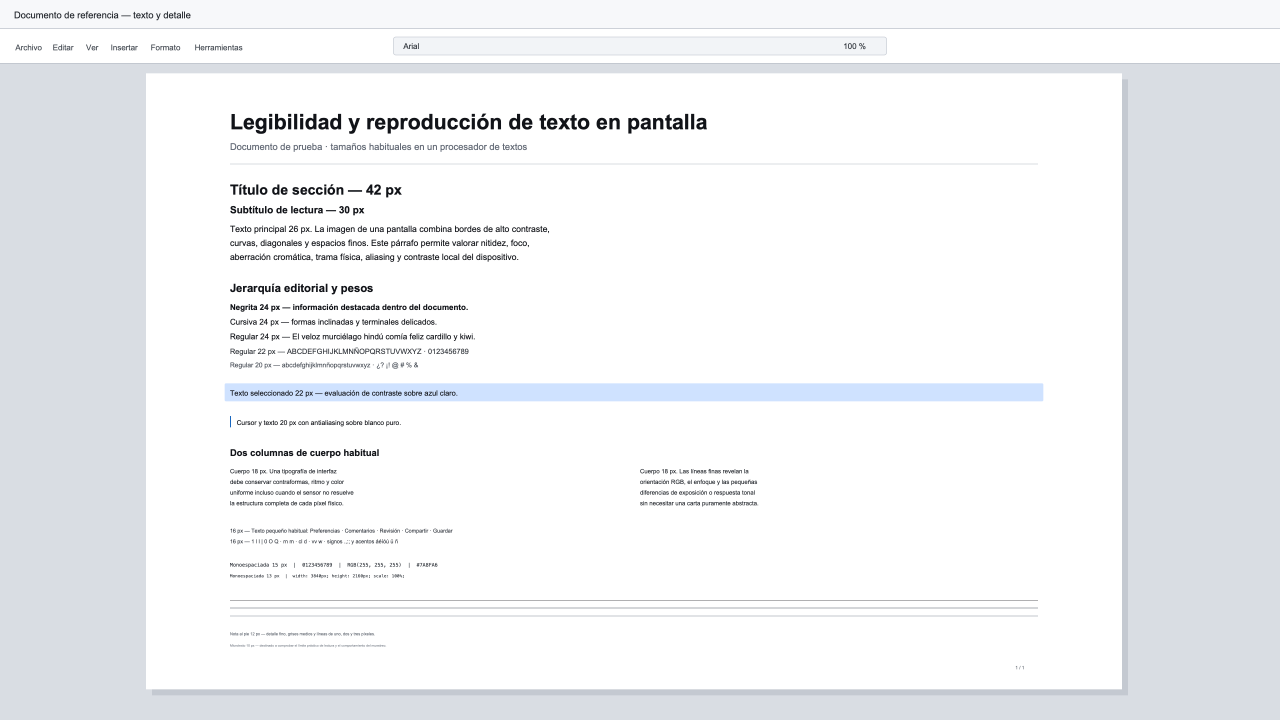
#> input picture apps/screen-desktop/assets/editorial-text-reference.png, 3840 x 2160 px (shown at 1/3 size)
$ python prototype_emissive_bloom.py ../apps/screen-desktop/assets/editorial-text-reference.png out
#> lines starting #> are read from the running program, lines starting #| are printed output that depends on the picture
#!/usr/bin/env python3
"""Fast presentation-only bloom study over an already rendered no-glow frame."""

from __future__ import annotations

import argparse
from pathlib import Path

import numpy as np
from PIL import Image, ImageFilter


def smoothstep(edge0: float, edge1: float, value: np.ndarray) -> np.ndarray:
    normalized = np.clip((value - edge0) / (edge1 - edge0), 0.0, 1.0)
    return normalized * normalized * (3.0 - 2.0 * normalized)


def linearize_srgb(value: np.ndarray) -> np.ndarray:
    return np.where(value <= 0.04045, value / 12.92, ((value + 0.055) / 1.055) ** 2.4)


def encode_srgb(value: np.ndarray) -> np.ndarray:
    value = np.clip(value, 0.0, 1.0)
    return np.where(value <= 0.0031308, value * 12.92, 1.055 * value ** (1.0 / 2.4) - 0.055)


def blur_rgb(linear_rgb: np.ndarray, radius: float) -> np.ndarray:
    encoded = Image.fromarray(
        np.round(np.clip(linear_rgb, 0.0, 1.0) * 255.0).astype(np.uint8), "RGB"
    )
    blurred = encoded.filter(ImageFilter.GaussianBlur(radius=radius))
    return np.asarray(blurred, dtype=np.float32) / 255.0


def main() -> None:
    parser = argparse.ArgumentParser()
    parser.add_argument("input", type=Path)
    parser.add_argument("output_dir", type=Path)
    parser.add_argument("--max-dimension", type=int, default=1600)
    args = parser.parse_args()

    image = Image.open(args.input).convert("RGB")
    scale = min(1.0, args.max_dimension / max(image.size))
#> scale = 0.417
    if scale < 1.0:
        image = image.resize(
            (round(image.width * scale), round(image.height * scale)),
            Image.Resampling.LANCZOS,
        )
#> image: PIL image 1600x900 RGB
    srgb = np.asarray(image, dtype=np.float32) / 255.0
    linear = linearize_srgb(srgb)
#> in linearize_srgb, `return np.where(value <= 0.04045, value / 12.92, ((value + 0.055) / 1...`:
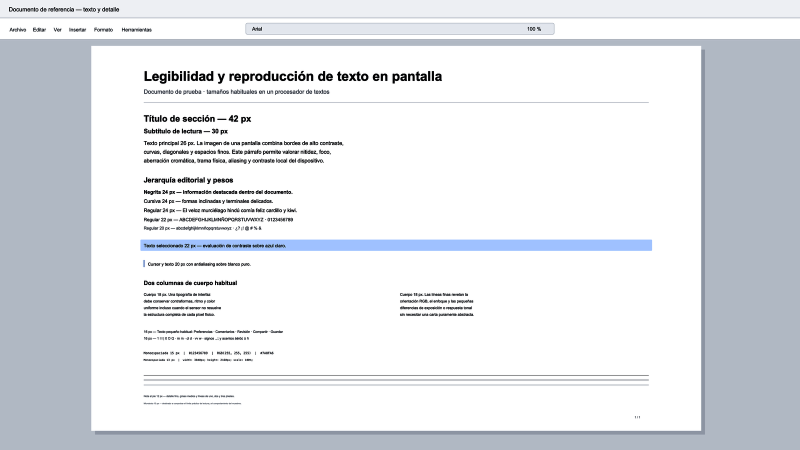
#> returned value: shape (900, 1600, 3) float32 (shown at 1/2 size); mean of channels 0, 1, 2 0.889, 0.902, 0.912; drawn as R, G, B
    luminance = linear @ np.array([0.2126, 0.7152, 0.0722], dtype=np.float32)
    key = smoothstep(0.35, 0.75, luminance)[..., None]
#> in smoothstep, `normalized = np.clip((value - edge0) / (edge1 - edge0), 0.0, 1.0)`:
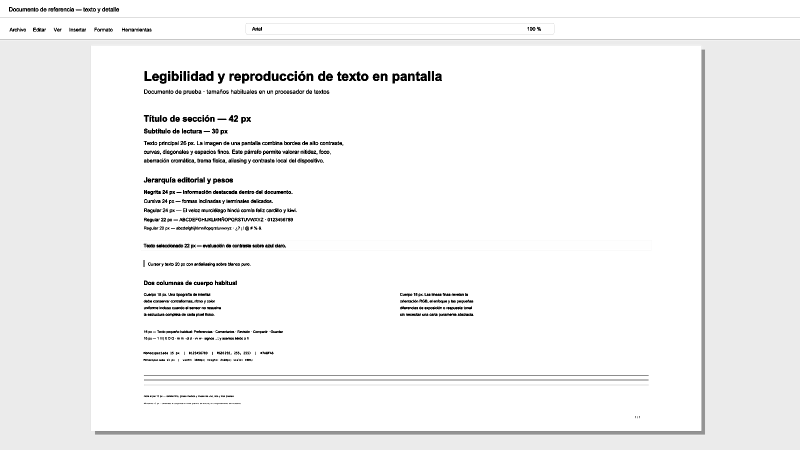
#> normalized: shape (900, 1600) float32 (shown at 1/2 size); min 0, max 1, mean 0.954
    bright = linear * key
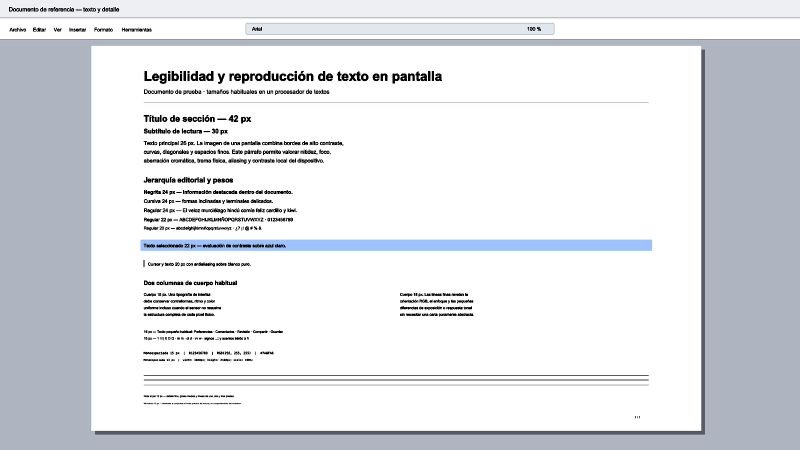
#> bright: shape (900, 1600, 3) float32 (shown at 1/2 size); mean R, G, B 0.874, 0.888, 0.902

    studies = {
        "soft": ((4.0, 12.0, 36.0), (0.55, 0.30, 0.15), 0.35),
        "balanced": ((6.0, 20.0, 60.0), (0.55, 0.30, 0.15), 0.60),
        "long": ((8.0, 28.0, 90.0), (0.50, 0.30, 0.20), 0.80),
        "balanced-soft-tail": (
            (6.0, 20.0, 60.0, 150.0),
            (0.52, 0.28, 0.14, 0.06),
            0.62,
        ),
        "long-soft-tail": (
            (8.0, 28.0, 90.0, 220.0),
            (0.47, 0.27, 0.18, 0.08),
            0.82,
        ),
    }
    args.output_dir.mkdir(parents=True, exist_ok=True)
    for name, (radii, weights, gain) in studies.items():
        bloom = np.zeros_like(linear)
        for radius, weight in zip(radii, weights, strict=True):
            bloom += blur_rgb(bright, radius) * weight
        result = encode_srgb(linear + bloom * gain)
        Image.fromarray(np.round(result * 255.0).astype(np.uint8), "RGB").save(
            args.output_dir / f"bloom-{name}.png"
        )
#> this loop made 5 passes
#> pass 1, in blur_rgb, `blurred = encoded.filter(ImageFilter.GaussianBlur(radius=radius))`:
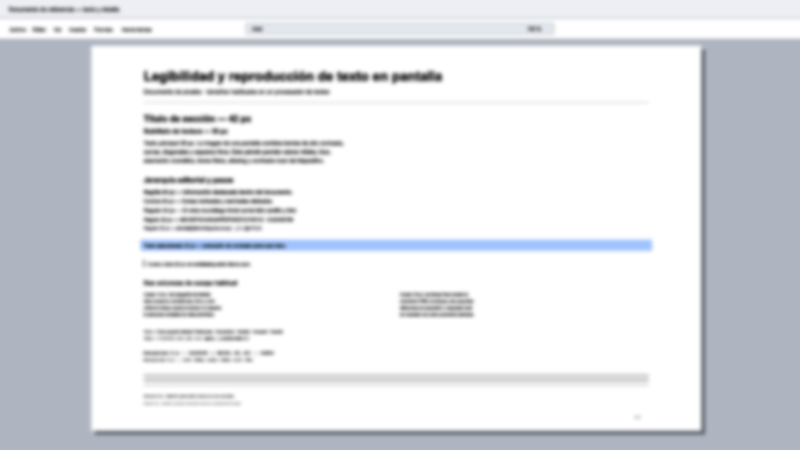
#> blurred: PIL image 1600x900 RGB (shown at 1/2 size); mean R, G, B 223.6, 226.1, 230.4
#> pass 1, in blur_rgb (call 2), `blurred = encoded.filter(ImageFilter.GaussianBlur(radius=radius))`:
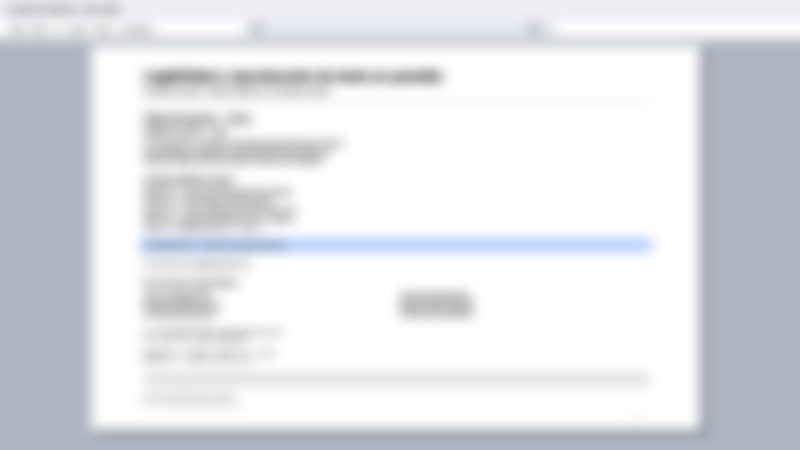
#> blurred: PIL image 1600x900 RGB (shown at 1/2 size); mean R, G, B 223.6, 226.1, 230.4
#> pass 1, in blur_rgb (call 3), `blurred = encoded.filter(ImageFilter.GaussianBlur(radius=radius))`:
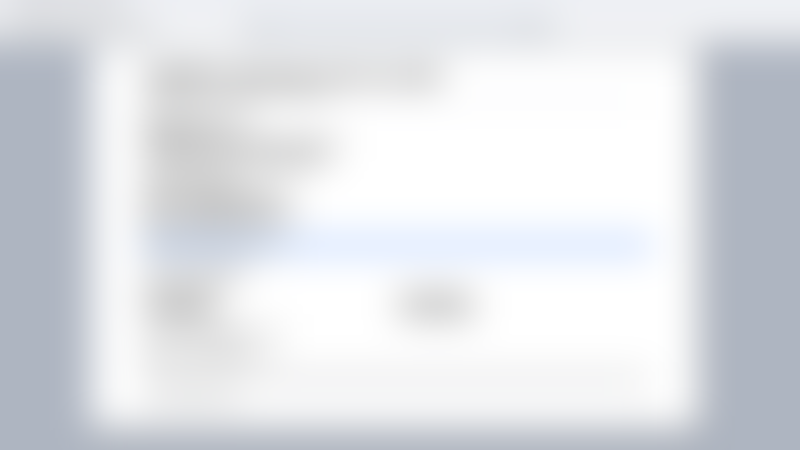
#> blurred: PIL image 1600x900 RGB (shown at 1/2 size); mean R, G, B 223.5, 226, 230.4


if __name__ == "__main__":
    main()
